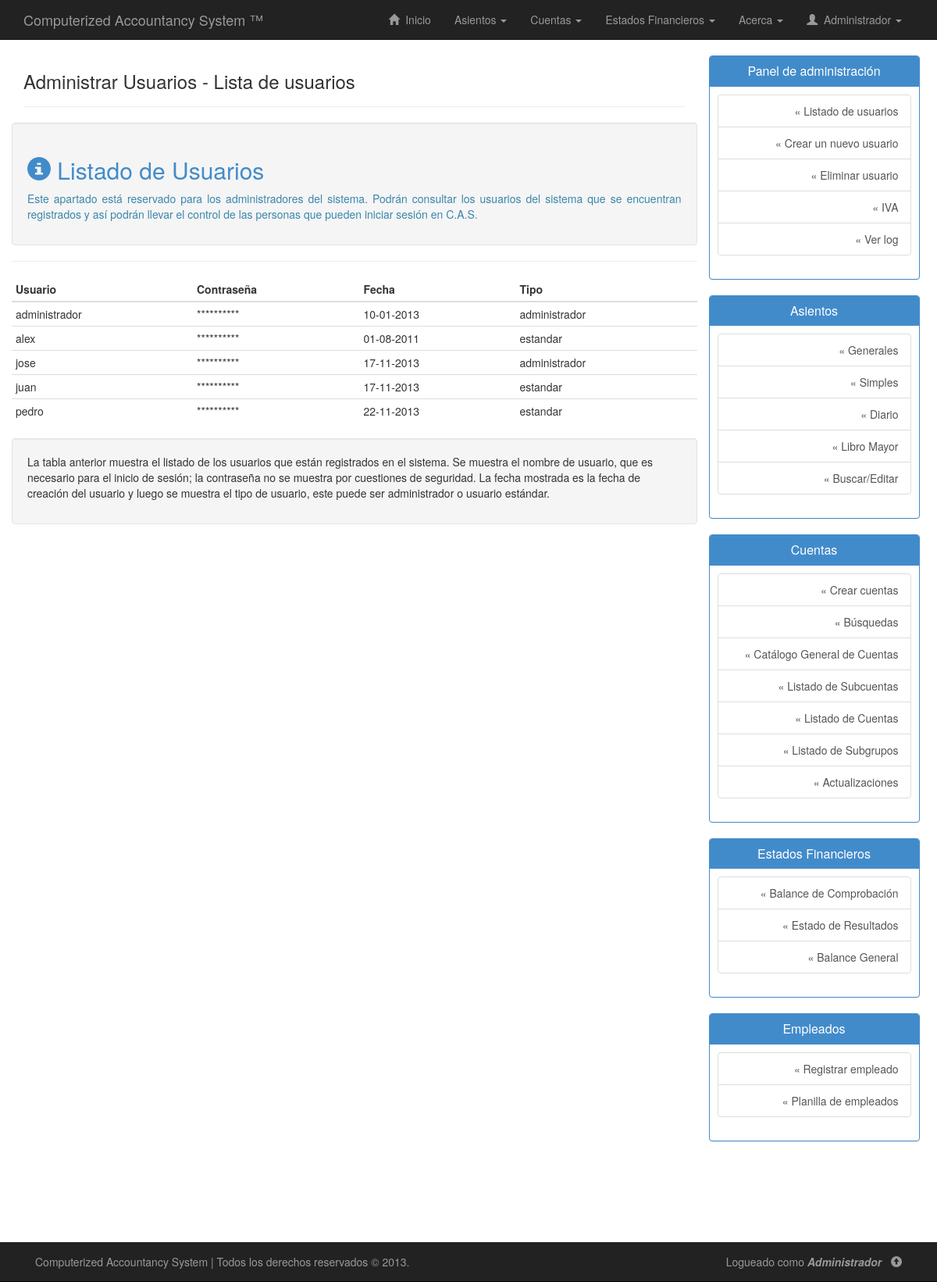
The page /casv2-master/php/usuarios.php (signed in) on the database its author committed.
### tables this page shows
CREATE TABLE IF NOT EXISTS `usuario` (
  `usuario` char(15) NOT NULL,
  `password` varchar(40) NOT NULL,
  `fecha` date NOT NULL,
  `tipo` varchar(25) NOT NULL,
  PRIMARY KEY (`usuario`)
);

### casv2-master/php/usuarios.php (the view, shortened to what this page needs)
<!DOCTYPE html>
<html lang="es">
<head>
	<link rel="stylesheet" type="text/css" href="../css/bootstrap.min.css"/>
	<link rel="stylesheet" type="text/css" href="../css/estilos.css"/>
</head>
<body>
	<?php include("nav.php") ?>
	<div class="container" id="contenido">
		<div class="row row-offcanvas row-offcanvas-right">
			<div class="col-xs-12 col-sm-9">
				<div class="page-header">
        			<h3>Administrar Usuarios - Lista de usuarios</h3>
        		</div>
        		<div class="row">
        			<div class="col-lg-12 well">
        			    <h2 class="text-primary"><span class="glyphicon glyphicon-info-sign"></span> Listado de Usuarios</h2>
        			    <p align="justify" class="text-info">
        			        Este apartado está reservado para los administradores del sistema. Podrán consultar los usuarios del sistema que se encuentran registrados y así podrán llevar el control de las personas que pueden iniciar sesión en C.A.S.
        			    </p>
        			</div>
        			<hr>
        			<?php
        				include("conexion.php");
        				$consulta = "SELECT usuario, DATE_FORMAT(fecha, '%d-%m-%Y') fecha, tipo FROM usuario";
        				$ejecutar_consulta = $conexion->query($consulta);
        				echo "<div>";
						echo "<table class='table table-hover  table-condensed'>";
						echo "<thead>";
						echo "<tr>";
						echo "<th>Usuario</th>";
						echo "<th>Contraseña</th>";
						echo "<th>Fecha</th>";
						echo "<th>Tipo</th>";
						echo "</tr>";
						echo "</thead>";
						echo "<tbody>";
						while($registro=$ejecutar_consulta->fetch_assoc())
						{
							echo "<tr>";
							echo "<td>".$registro['usuario']."</td>";
							echo "<td>**********</td>";
							echo "<td>".$registro['fecha']."</td>";
							echo "<td>".$registro['tipo']."</td>";
							echo "</tr>";
						}
						echo "</tbody>";
						echo "</table>";
						echo "</div>";
        			?>
        			<div class="container well">
        				<p>
        					La tabla anterior muestra el listado de los usuarios que están registrados en el sistema. Se muestra el nombre de usuario, que es necesario para el inicio de sesión; la contraseña no se muestra por cuestiones de seguridad. La fecha mostrada es la fecha de creación del usuario y luego se muestra el tipo de usuario, este puede ser administrador o usuario estándar.
        				</p>
        			</div>
        		</div>
        	</div>
        	<?php include("sidebar.php"); ?>
        </div>
    </div>
	<?php include("footer.php"); ?>
</body>
</html>

### casv2-master/css/estilos.css (style rules this page uses)
body { background: #fff; margin-bottom: 80px; }
.page-header { margin-top: 0; }
#contenido { padding-bottom: 80px; }
table { background: #FFF; }

### rows shown on the page
usuario: usuario "administrador", fecha "10-01-2013", tipo "administrador"
usuario: usuario "alex", fecha "01-08-2011", tipo "estandar"
usuario: usuario "jose", fecha "17-11-2013", tipo "administrador"
usuario: usuario "juan", fecha "17-11-2013", tipo "estandar"
usuario: usuario "pedro", fecha "22-11-2013", tipo "estandar"

### other values the page prints
$_SESSION['usuario'] "Administrador"
$_SESSION["usuario"] "Administrador"
